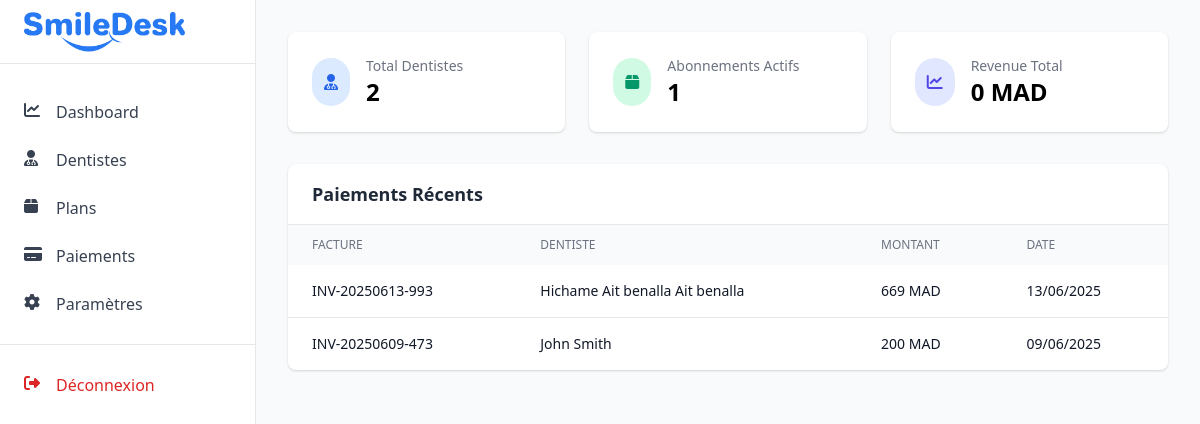
Page /admin/ (signed in) on the earlier database version.
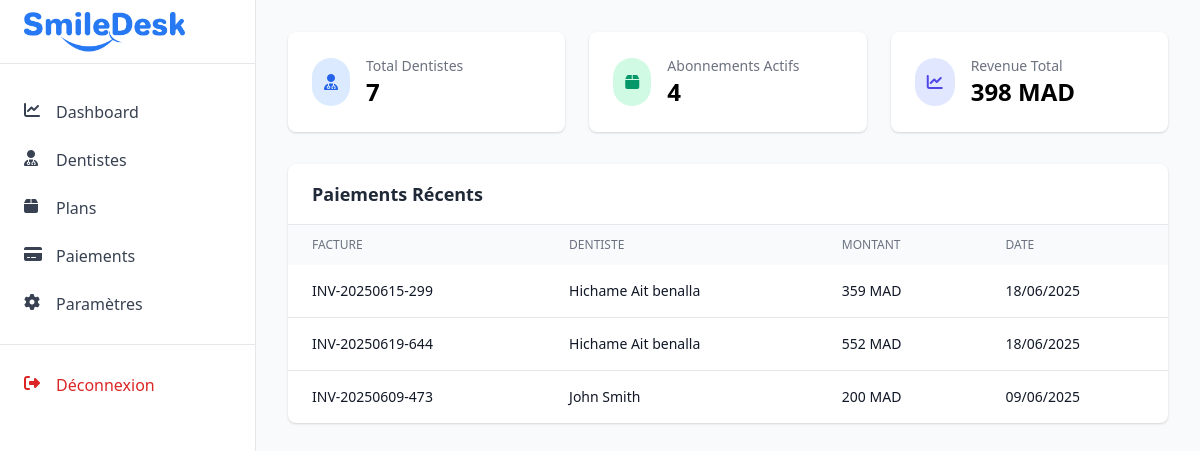
Same page on the later database version.
### tables this page shows
CREATE TABLE `invoices` (
  `id` int NOT NULL,
  `user_id` int NOT NULL COMMENT 'Dentist who owns this invoice',
  `patient_id` int NOT NULL,
  `appointment_id` int DEFAULT NULL,
  `base_service_id` int DEFAULT NULL,
  `invoice_number` varchar(50) NOT NULL,
  `description` varchar(255) NOT NULL,
  `quantity` int DEFAULT '1',
  `unit_price` decimal(10,2) NOT NULL DEFAULT '0.00',
  `subtotal` decimal(10,2) NOT NULL,
  `tax_amount` decimal(10,2) DEFAULT '0.00',
  `discount_amount` decimal(10,2) DEFAULT '0.00',
  `total_amount` decimal(10,2) NOT NULL,
  `status` enum('draft','sent','paid','overdue','cancelled') DEFAULT 'draft',
  `due_date` date DEFAULT NULL,
  `paid_date` timestamp NULL DEFAULT NULL,
  `payment_method` enum('cash','credit_card','bank_transfer','insurance','other') DEFAULT NULL,
  `notes` text,
  `created_at` timestamp NULL DEFAULT CURRENT_TIMESTAMP,
  `updated_at` timestamp NULL DEFAULT CURRENT_TIMESTAMP ON UPDATE CURRENT_TIMESTAMP
);

CREATE TABLE `users` (
  `id` int NOT NULL,
  `email` varchar(100) NOT NULL,
  `password` varchar(255) NOT NULL,
  `first_name` varchar(50) NOT NULL,
  `last_name` varchar(50) NOT NULL,
  `role` enum('admin','dentist','assistant','receptionist') NOT NULL,
  `phone` varchar(20) DEFAULT NULL,
  `address` varchar(255) DEFAULT NULL,
  `specialization` varchar(100) DEFAULT NULL,
  `license_number` varchar(50) DEFAULT NULL,
  `status` enum('active','inactive') DEFAULT 'active',
  `last_login` timestamp NULL DEFAULT NULL,
  `created_at` timestamp NULL DEFAULT CURRENT_TIMESTAMP,
  `updated_at` timestamp NULL DEFAULT CURRENT_TIMESTAMP ON UPDATE CURRENT_TIMESTAMP,
  `clinic_id` int DEFAULT NULL
);

### admin/index.php (the view, shortened to what this page needs)
<?php
require_once '../dashboard/config/database.php';
$stats = [
    'total_dentists' => (int)$pdo->query("SELECT COUNT(*) FROM users WHERE role = 'dentist'")->fetchColumn() ?: 0,
    'active_subscriptions' => (int)$pdo->query("SELECT COUNT(*) FROM subscriptions WHERE status = 'active'")->fetchColumn() ?: 0,
    'total_revenue' => (float)$pdo->query("
        SELECT COALESCE(SUM(price), 0)
        FROM subscriptions
    ")->fetchColumn() ?: 0.00,
];
$recent_payments = $pdo->query("
    SELECT i.invoice_number, u.first_name, u.last_name, i.total_amount, i.paid_date
    FROM invoices i
    JOIN users u ON i.user_id = u.id
    WHERE i.status = 'paid'
    ORDER BY i.paid_date DESC
    LIMIT 5
")->fetchAll();
?>
<!DOCTYPE html>
<html lang="fr">
<head>
    <link href="https://cdn.jsdelivr.net/npm/tailwindcss@2.2.19/dist/tailwind.min.css" rel="stylesheet">
    <link rel="stylesheet" href="https://cdnjs.cloudflare.com/ajax/libs/font-awesome/6.4.0/css/all.min.css">
</head>
<body class="bg-gray-50">
    <div class="flex h-screen">
        <?php include 'includes/sidebar.php'; ?>
        <main class="ml-64 flex-1 p-8">
            <div class="grid grid-cols-1 md:grid-cols-3 gap-6 mb-8">
                <div class="bg-white rounded-lg shadow p-6">
                    <div class="flex items-center">
                        <div class="p-3 rounded-full bg-blue-100 text-blue-600">
                            <i class="fas fa-user-md"></i>
                        </div>
                        <div class="ml-4">
                            <h3 class="text-gray-500 text-sm">Total Dentistes</h3>
                            <p class="text-2xl font-semibold"><?= number_format($stats['total_dentists']) ?></p>
                        </div>
                    </div>
                </div>
                <div class="bg-white rounded-lg shadow p-6">
                    <div class="flex items-center">
                        <div class="p-3 rounded-full bg-green-100 text-green-600">
                            <i class="fas fa-box"></i>
                        </div>
                        <div class="ml-4">
                            <h3 class="text-gray-500 text-sm">Abonnements Actifs</h3>
                            <p class="text-2xl font-semibold"><?= number_format($stats['active_subscriptions']) ?></p>
                        </div>
                    </div>
                </div>
                <div class="bg-white rounded-lg shadow p-6">
                    <div class="flex items-center">
                        <div class="p-3 rounded-full bg-indigo-100 text-indigo-600">
                            <i class="fas fa-chart-line"></i>
                        </div>
                        <div class="ml-4">
                            <h3 class="text-gray-500 text-sm">Revenue Total</h3>
                            <p class="text-2xl font-semibold">
                                <?= number_format($stats['total_revenue'], 0, '', ' ') ?> MAD
                            </p>
                        </div>
                    </div>
                </div>
            </div>
            <div class="bg-white rounded-lg shadow">
                <div class="px-6 py-4 border-b border-gray-200">
                    <h2 class="text-lg font-semibold text-gray-800">Paiements Récents</h2>
                </div>
                <div class="overflow-x-auto">
                    <table class="w-full">
                        <thead class="bg-gray-50">
                            <tr>
                                <th class="px-6 py-3 text-left text-xs font-medium text-gray-500 uppercase">Facture</th>
                                <th class="px-6 py-3 text-left text-xs font-medium text-gray-500 uppercase">Dentiste</th>
                                <th class="px-6 py-3 text-left text-xs font-medium text-gray-500 uppercase">Montant</th>
                                <th class="px-6 py-3 text-left text-xs font-medium text-gray-500 uppercase">Date</th>
                            </tr>
                        </thead>
                        <tbody class="divide-y divide-gray-200">
                            <?php foreach ($recent_payments as $payment): ?>
                            <tr>
                                <td class="px-6 py-4 whitespace-nowrap text-sm text-gray-900">
                                    <?= htmlspecialchars($payment['invoice_number']) ?>
                                </td>
                                <td class="px-6 py-4 whitespace-nowrap text-sm text-gray-900">
                                    <?= htmlspecialchars($payment['first_name'] . ' ' . $payment['last_name']) ?>
                                </td>
                                <td class="px-6 py-4 whitespace-nowrap text-sm text-gray-900">
                                    <?= number_format($payment['total_amount'], 0, '', ' ') ?> MAD
                                </td>
                                <td class="px-6 py-4 whitespace-nowrap text-sm text-gray-900">
                                    <?= date('d/m/Y', strtotime($payment['paid_date'])) ?>
                                </td>
                            </tr>
                            <?php endforeach; ?>
                        </tbody>
                    </table>
                </div>
            </div>
        </main>
    </div>
</body>
</html>

### admin/includes/sidebar.php
<aside class="w-64 bg-white border-r border-gray-200 fixed h-full">
    <div class="flex items-center justify-between h-16 border-b px-6">
        <span class="text-xl font-semibold text-blue-600"><img src="./logo/logo.png" alt="Logo" class="h-10 w-auto"></span>
    </div>
    <nav class="mt-6">
        <a href="./index.php" class="flex items-center px-6 py-3 text-gray-700 hover:bg-gray-100 <?= strpos($_SERVER['PHP_SELF'], 'dashboard.php') ? 'bg-blue-50 text-blue-600' : '' ?>">
            <i class="fas fa-chart-line w-5 h-5 mr-3"></i>
            <span>Dashboard</span>
        </a>
        <a href="./dentists.php" class="flex items-center px-6 py-3 text-gray-700 hover:bg-gray-100 <?= strpos($_SERVER['PHP_SELF'], 'dentists.php') ? 'bg-blue-50 text-blue-600' : '' ?>">
            <i class="fas fa-user-md w-5 h-5 mr-3"></i>
            <span>Dentistes</span>
        </a>
        <a href="./plans.php" class="flex items-center px-6 py-3 text-gray-700 hover:bg-gray-100 <?= strpos($_SERVER['PHP_SELF'], 'plans.php') ? 'bg-blue-50 text-blue-600' : '' ?>">
            <i class="fas fa-box w-5 h-5 mr-3"></i>
            <span>Plans</span>
        </a>
        <a href="./payments.php" class="flex items-center px-6 py-3 text-gray-700 hover:bg-gray-100 <?= strpos($_SERVER['PHP_SELF'], 'payments.php') ? 'bg-blue-50 text-blue-600' : '' ?>">
            <i class="fas fa-credit-card w-5 h-5 mr-3"></i>
            <span>Paiements</span>
        </a>
        <a href="./settings.php" class="flex items-center px-6 py-3 text-gray-700 hover:bg-gray-100 <?= strpos($_SERVER['PHP_SELF'], 'settings.php') ? 'bg-blue-50 text-blue-600' : '' ?>">
            <i class="fas fa-cog w-5 h-5 mr-3"></i>
            <span>Paramètres</span>
        </a>
        <hr class="my-4 border-gray-200">
        <a href="../auth/logout.php" class="flex items-center px-6 py-3 text-red-600 hover:bg-red-50">
            <i class="fas fa-sign-out-alt w-5 h-5 mr-3"></i>
            <span>Déconnexion</span>
        </a>
    </nav>
</aside>

Differences in the rows shown:
removed invoices: invoice_number "INV-20250613-993", user.last_name "Hichame Ait benalla Ait benalla", total_amount "669", paid_date "13/06/2025"
added invoices: invoice_number "INV-20250615-299", user.last_name "Hichame Ait benalla", total_amount "359", paid_date "18/06/2025"
added invoices: invoice_number "INV-20250619-644", user.last_name "Hichame Ait benalla", total_amount "552", paid_date "18/06/2025"
Other differences:
$stats['total_dentists']: "2" → "7"
$stats['active_subscriptions']: "1" → "4"
$stats['total_revenue']: "0" → "398"
